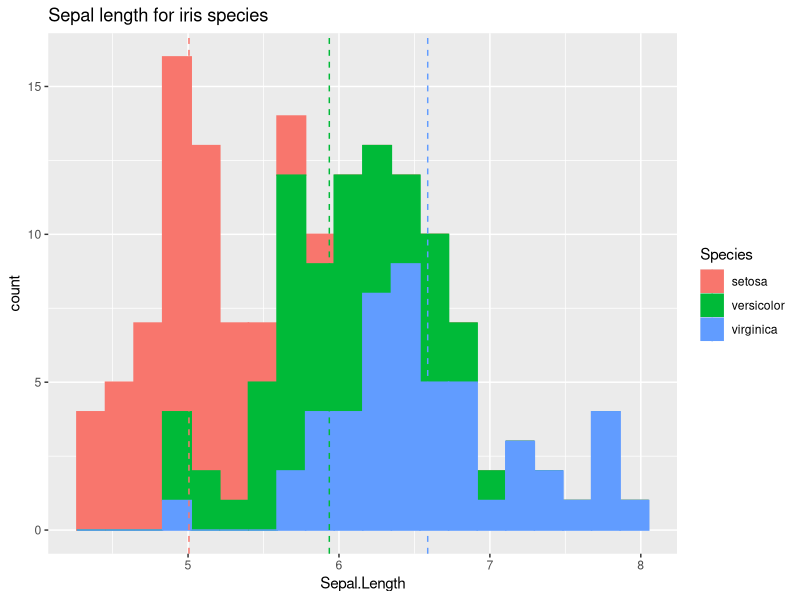
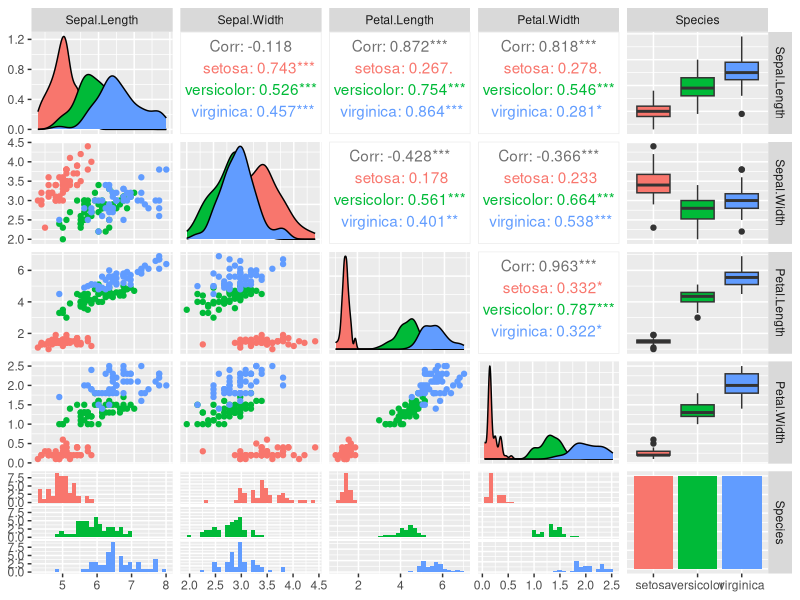
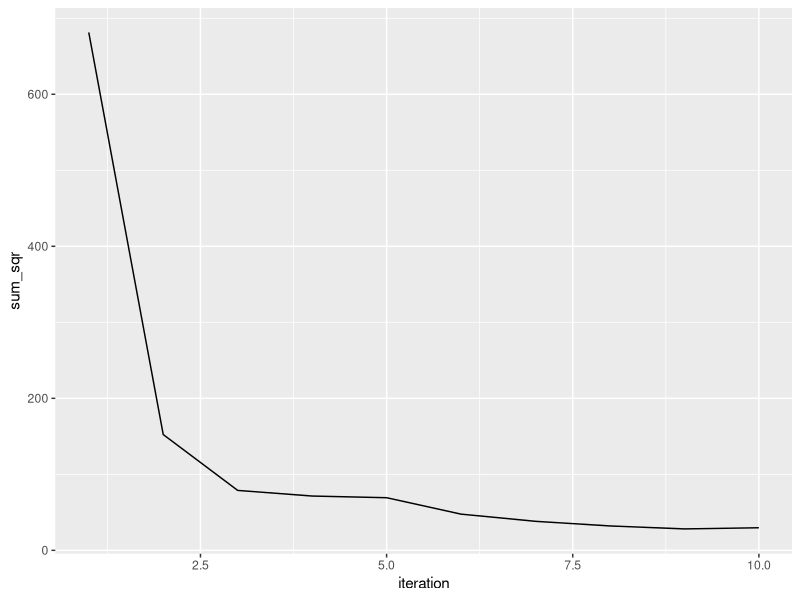
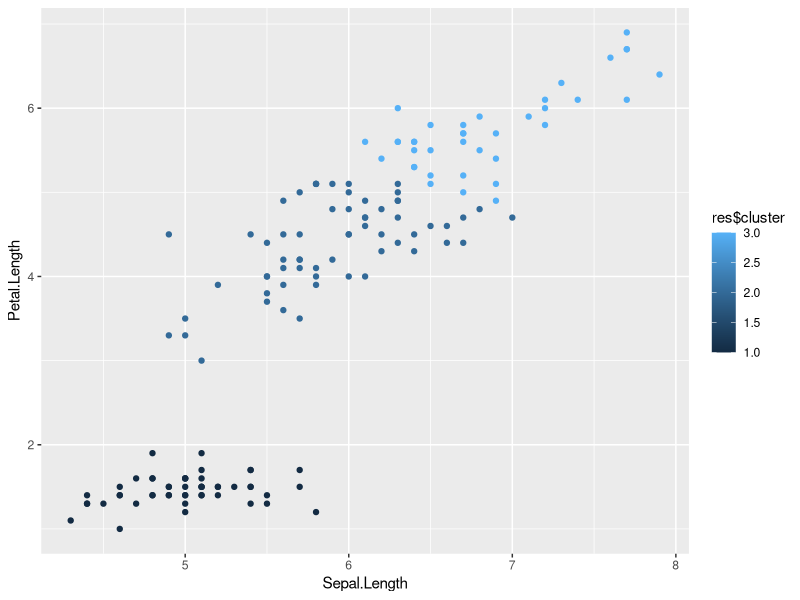
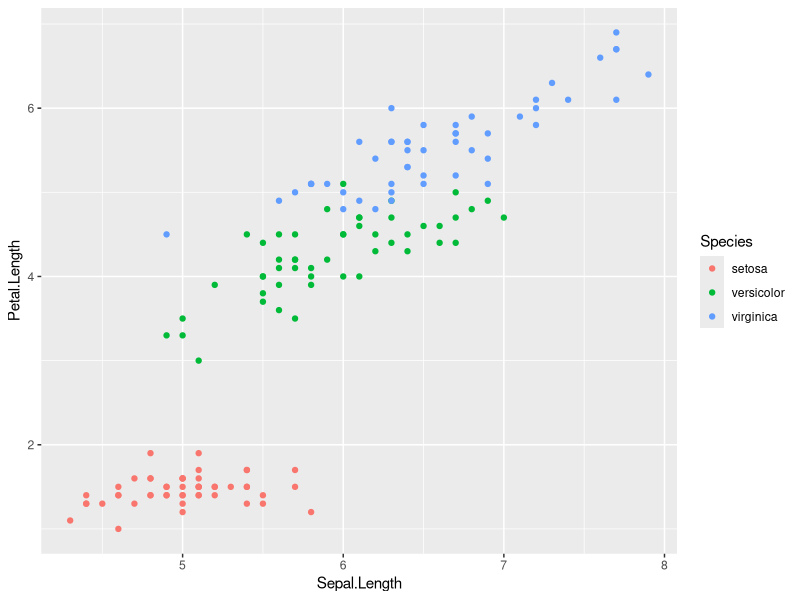

These figures' R source, in order:
# PIPES

ten_lst <- 1:10
print(ten_lst)
install.packages("magrittr")
library(magrittr)
ten_lst %<>% log2 %>% sin %>% sum %>% sqrt
print(ten_lst)
data(iris)
print(head(iris,3))
mean_iris <- iris %>% aggregate(. ~ Species, . , mean)
print(mean_iris)

# PLOT
library(ggplot2)
wykres_1 <- ggplot(data=iris, aes(x=Sepal.Length)) + 
    geom_histogram(aes(fill=Species, color=Species), bins=20) +
    geom_vline(data=mean_iris, aes(xintercept=Sepal.Length, color=Species), linetype="dashed") +
    labs(title="Sepal length for iris species")

ggsave("/home/wykres_1.jpg", plot=wykres_1)

library("GGally")
wykres_2 <- ggpairs(data=iris, aes(color=Species))
ggsave("/home/wykres_2.jpg", plot=wykres_2)

# CLUSTERING
library(cluster)
x <- iris[ ,1:4]
y <- iris[ ,5]
sum_sqr <- c()
for (i in 1:10)
{
    res <- kmeans(x,i)
    sum_sqr <- append(sum_sqr, res$tot.withinss)
}
print(sum_sqr)

wykres_3 <- ggplot(data.frame(iteration = 1:length(sum_sqr), value = sum_sqr), aes(x=iteration, y=sum_sqr)) +
            geom_line()
ggsave("/home/wykres_3.jpg", plot=wykres_3)

res <- kmeans(x,3)
wykres_4 <- ggplot(iris, aes(x=Sepal.Length, y=Petal.Length, color=res$cluster)) + geom_point()
ggsave("/home/wyres_4.jpg", plot=wykres_4)

wykres_5 <- ggplot(iris, aes(x=Sepal.Length, y=Petal.Length, color=Species)) + geom_point()
ggsave("/home/wyres_5.jpg", plot=wykres_5)
